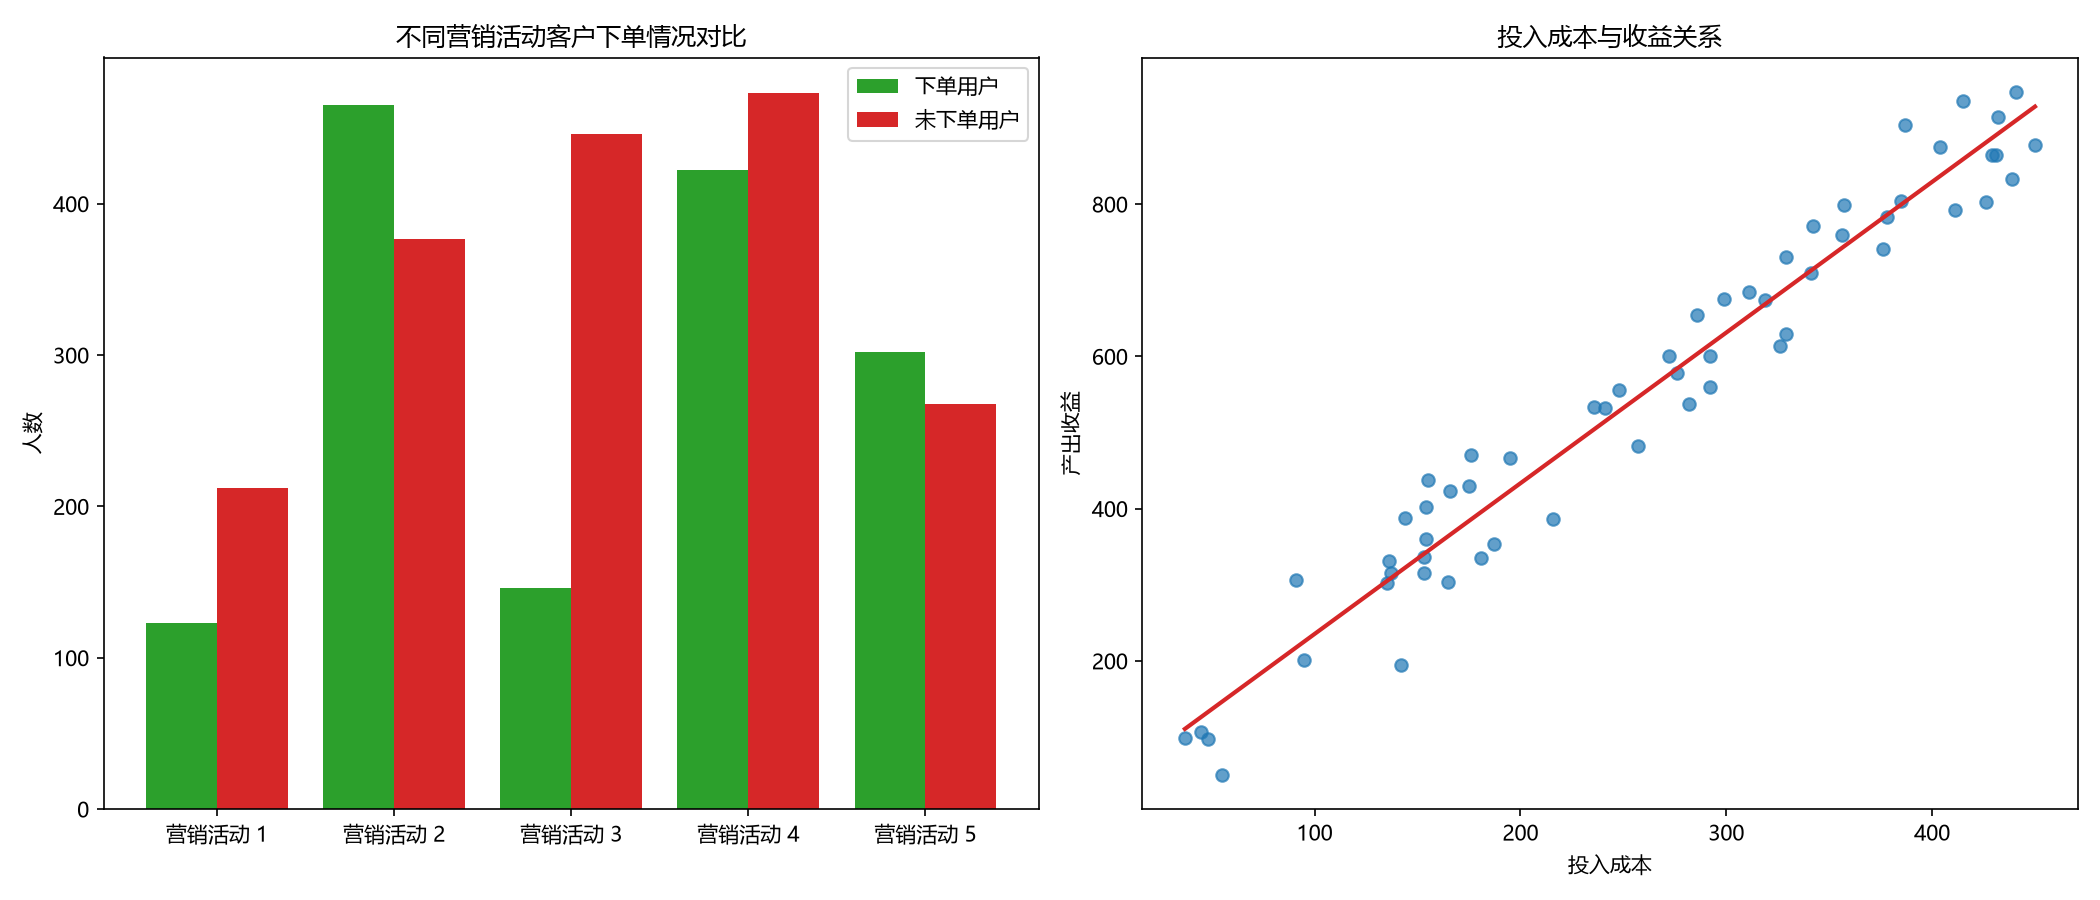

Python code for this plot:
import os
import pandas as pd
import numpy as np
import matplotlib.pyplot as plt
import matplotlib
matplotlib.rcParams['font.sans-serif'] = ['Microsoft YaHei', 'SimHei']
matplotlib.rcParams['axes.unicode_minus'] = False

base = r'D:/学习作业/数据可视化/1《CDA 一级认证教材：商业数据分析》'
out = r'D:/学习作业/数据可视化/第2章'
os.makedirs(out, exist_ok=True)

raw = pd.read_excel(os.path.join(base, '第2章 数据分析方法/2、由基础分析范式引申出的分析方法/data-无答案/5关系分析.xlsx'), header=None)

cat_df = pd.DataFrame({
    '营销活动': raw.iloc[3:8, 1].tolist(),
    '下单用户': pd.to_numeric(raw.iloc[3:8, 2]).tolist(),
    '未下单用户': pd.to_numeric(raw.iloc[3:8, 3]).tolist(),
})

cont = pd.DataFrame({
    '产出收益': pd.to_numeric(raw.iloc[1:, 24], errors='coerce'),
    '投入成本': pd.to_numeric(raw.iloc[1:, 25], errors='coerce'),
}).dropna()

fig, axes = plt.subplots(1, 2, figsize=(14, 6))

x = np.arange(len(cat_df))
w = 0.4
axes[0].bar(x - w / 2, cat_df['下单用户'], w, label='下单用户', color='#2ca02c')
axes[0].bar(x + w / 2, cat_df['未下单用户'], w, label='未下单用户', color='#d62728')
axes[0].set_xticks(x)
axes[0].set_xticklabels(cat_df['营销活动'])
axes[0].set_ylabel('人数')
axes[0].set_title('不同营销活动客户下单情况对比')
axes[0].legend()

x_c = cont['投入成本'].values
y_c = cont['产出收益'].values
axes[1].scatter(x_c, y_c, color='#1f77b4', alpha=0.7)
coef = np.polyfit(x_c, y_c, 1)
trend = np.poly1d(coef)
xs = np.linspace(x_c.min(), x_c.max(), 100)
axes[1].plot(xs, trend(xs), color='#d62728', linewidth=2)
axes[1].set_xlabel('投入成本')
axes[1].set_ylabel('产出收益')
axes[1].set_title('投入成本与收益关系')

plt.tight_layout()
plt.savefig(os.path.join(out, '第2章_关系分析.png'), dpi=150)
plt.show()

print('营销活动下单情况：')
print(cat_df)
print(f'\n投入成本与收益相关系数：{np.corrcoef(x_c, y_c)[0, 1]:.4f}')
